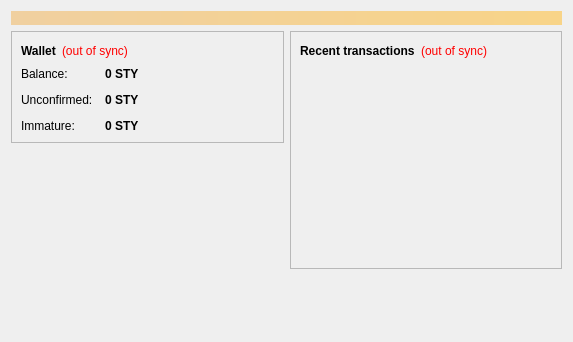
<?xml version="1.0" encoding="UTF-8"?>
<ui version="4.0">
 <class>OverviewPage</class>
 <widget class="QWidget" name="OverviewPage">
  <property name="geometry">
   <rect>
    <x>0</x>
    <y>0</y>
    <width>573</width>
    <height>342</height>
   </rect>
  </property>
  <property name="windowTitle">
   <string>Form</string>
  </property>
  <layout class="QVBoxLayout" name="topLayout">
   <item>
    <widget class="QLabel" name="labelAlerts">
     <property name="visible">
      <bool>false</bool>
     </property>
     <property name="styleSheet">
      <string notr="true">background-color: qlineargradient(x1: 0, y1: 0, x2: 1, y2: 0, stop:0 #F0D0A0, stop:1 #F8D488); color:#000000;</string>
     </property>
     <property name="wordWrap">
      <bool>true</bool>
     </property>
     <property name="margin">
      <number>3</number>
     </property>
    </widget>
   </item>
   <item>
    <layout class="QHBoxLayout" name="horizontalLayout" stretch="1,1">
     <item>
      <layout class="QVBoxLayout" name="verticalLayout_2">
       <item>
        <widget class="QFrame" name="frame">
         <property name="frameShape">
          <enum>QFrame::StyledPanel</enum>
         </property>
         <property name="frameShadow">
          <enum>QFrame::Raised</enum>
         </property>
         <layout class="QVBoxLayout" name="verticalLayout_4">
          <item>
           <layout class="QHBoxLayout" name="horizontalLayout_4">
            <item>
             <widget class="QLabel" name="label_5">
              <property name="font">
               <font>
                <weight>75</weight>
                <bold>true</bold>
               </font>
              </property>
              <property name="text">
               <string>Wallet</string>
              </property>
             </widget>
            </item>
            <item>
             <widget class="QLabel" name="labelWalletStatus">
              <property name="toolTip">
               <string>The displayed information may be out of date. Your wallet automatically synchronizes with the Stories network after a connection is established, but this process has not completed yet.</string>
              </property>
              <property name="styleSheet">
               <string notr="true">QLabel { color: red; }</string>
              </property>
              <property name="text">
               <string notr="true">(out of sync)</string>
              </property>
              <property name="alignment">
               <set>Qt::AlignLeading|Qt::AlignLeft|Qt::AlignVCenter</set>
              </property>
             </widget>
            </item>
            <item>
             <spacer name="horizontalSpacer_2">
              <property name="orientation">
               <enum>Qt::Horizontal</enum>
              </property>
              <property name="sizeHint" stdset="0">
               <size>
                <width>40</width>
                <height>20</height>
               </size>
              </property>
             </spacer>
            </item>
           </layout>
          </item>
          <item>
           <layout class="QFormLayout" name="formLayout_2">
            <property name="fieldGrowthPolicy">
             <enum>QFormLayout::AllNonFixedFieldsGrow</enum>
            </property>
            <property name="horizontalSpacing">
             <number>12</number>
            </property>
            <property name="verticalSpacing">
             <number>12</number>
            </property>
            <item row="0" column="0">
             <widget class="QLabel" name="label">
              <property name="text">
               <string>Balance:</string>
              </property>
             </widget>
            </item>
            <item row="0" column="1">
             <widget class="QLabel" name="labelBalance">
              <property name="font">
               <font>
                <weight>75</weight>
                <bold>true</bold>
               </font>
              </property>
              <property name="cursor">
               <cursorShape>IBeamCursor</cursorShape>
              </property>
              <property name="toolTip">
               <string>Your current balance</string>
              </property>
              <property name="text">
               <string notr="true">0 STY</string>
              </property>
              <property name="textInteractionFlags">
               <set>Qt::LinksAccessibleByMouse|Qt::TextSelectableByKeyboard|Qt::TextSelectableByMouse</set>
              </property>
             </widget>
            </item>
            <item row="1" column="0">
             <widget class="QLabel" name="label_3">
              <property name="text">
               <string>Unconfirmed:</string>
              </property>
             </widget>
            </item>
            <item row="1" column="1">
             <widget class="QLabel" name="labelUnconfirmed">
              <property name="font">
               <font>
                <weight>75</weight>
                <bold>true</bold>
               </font>
              </property>
              <property name="cursor">
               <cursorShape>IBeamCursor</cursorShape>
              </property>
              <property name="toolTip">
               <string>Total of transactions that have yet to be confirmed, and do not yet count toward the current balance</string>
              </property>
              <property name="text">
               <string notr="true">0 STY</string>
              </property>
              <property name="textInteractionFlags">
               <set>Qt::LinksAccessibleByMouse|Qt::TextSelectableByKeyboard|Qt::TextSelectableByMouse</set>
              </property>
             </widget>
            </item>
            <item row="2" column="0">
             <widget class="QLabel" name="labelImmatureText">
              <property name="text">
               <string>Immature:</string>
              </property>
             </widget>
            </item>
            <item row="2" column="1">
             <widget class="QLabel" name="labelImmature">
              <property name="font">
               <font>
                <weight>75</weight>
                <bold>true</bold>
               </font>
              </property>
              <property name="toolTip">
               <string>Mined balance that has not yet matured</string>
              </property>
              <property name="text">
               <string notr="true">0 STY</string>
              </property>
              <property name="textInteractionFlags">
               <set>Qt::LinksAccessibleByMouse|Qt::TextSelectableByKeyboard|Qt::TextSelectableByMouse</set>
              </property>
             </widget>
            </item>
           </layout>
          </item>
         </layout>
        </widget>
       </item>
       <item>
        <spacer name="verticalSpacer">
         <property name="orientation">
          <enum>Qt::Vertical</enum>
         </property>
         <property name="sizeHint" stdset="0">
          <size>
           <width>20</width>
           <height>40</height>
          </size>
         </property>
        </spacer>
       </item>
      <item>
         <widget class="QLabel" name="coinimage">
          <property name="text">
           <string/>
          </property>
          <property name="pixmap">
           <pixmap resource="../bitcoin.qrc">:/icons/bitcoin</pixmap>
          </property>
          <property name="scaledContents">
           <bool>false</bool>
          </property>
          <property name="alignment">
           <set>Qt::AlignCenter</set>
          </property>
          <property name="margin">
           <number>-2</number>
          </property>
         </widget>
        </item>
      </layout>
     </item>
     <item>
      <layout class="QVBoxLayout" name="verticalLayout_3">
       <item>
        <widget class="QFrame" name="frame_2">
         <property name="frameShape">
          <enum>QFrame::StyledPanel</enum>
         </property>
         <property name="frameShadow">
          <enum>QFrame::Raised</enum>
         </property>
         <layout class="QVBoxLayout" name="verticalLayout">
          <item>
           <layout class="QHBoxLayout" name="horizontalLayout_2">
            <item>
             <widget class="QLabel" name="label_4">
              <property name="text">
               <string>&lt;b&gt;Recent transactions&lt;/b&gt;</string>
              </property>
             </widget>
            </item>
            <item>
             <widget class="QLabel" name="labelTransactionsStatus">
              <property name="toolTip">
               <string>The displayed information may be out of date. Your wallet automatically synchronizes with the Stories network after a connection is established, but this process has not completed yet.</string>
              </property>
              <property name="styleSheet">
               <string notr="true">QLabel { color: red; }</string>
              </property>
              <property name="text">
               <string notr="true">(out of sync)</string>
              </property>
              <property name="alignment">
               <set>Qt::AlignRight|Qt::AlignTrailing|Qt::AlignVCenter</set>
              </property>
             </widget>
            </item>
            <item>
             <spacer name="horizontalSpacer">
              <property name="orientation">
               <enum>Qt::Horizontal</enum>
              </property>
              <property name="sizeHint" stdset="0">
               <size>
                <width>40</width>
                <height>20</height>
               </size>
              </property>
             </spacer>
            </item>
           </layout>
          </item>
          <item>
           <widget class="QListView" name="listTransactions">
            <property name="styleSheet">
             <string notr="true">QListView { background: transparent; }</string>
            </property>
            <property name="frameShape">
             <enum>QFrame::NoFrame</enum>
            </property>
            <property name="verticalScrollBarPolicy">
             <enum>Qt::ScrollBarAlwaysOff</enum>
            </property>
            <property name="horizontalScrollBarPolicy">
             <enum>Qt::ScrollBarAlwaysOff</enum>
            </property>
            <property name="selectionMode">
             <enum>QAbstractItemView::NoSelection</enum>
            </property>
           </widget>
          </item>
         </layout>
        </widget>
       </item>
       <item>
        <spacer name="verticalSpacer_2">
         <property name="orientation">
          <enum>Qt::Vertical</enum>
         </property>
         <property name="sizeHint" stdset="0">
          <size>
           <width>20</width>
           <height>40</height>
          </size>
         </property>
        </spacer>
       </item>
      </layout>
     </item>
    </layout>
   </item>
  </layout>
 </widget>
 <resources/>
 <connections/>
</ui>
